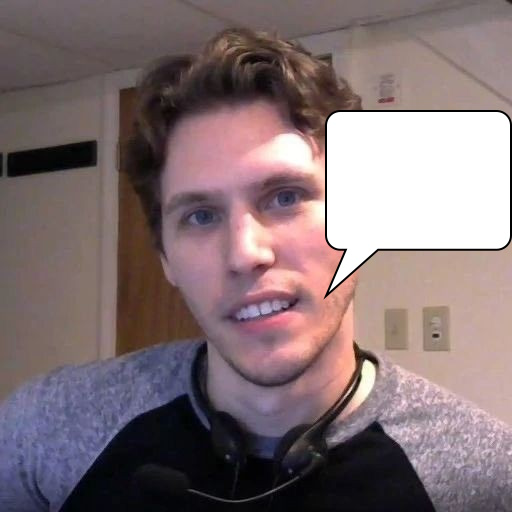
#> input picture JermaTemplate.jpg, 512 x 512 px; its folder holds only this picture in this run
$ python -i Main.py   (imports and definitions only)
#> lines starting #> are read from the running program, lines starting #| are printed output that depends on the picture
# Duncan Armstrong - 11/9/24 - Markov Chain Script
import os
import random
import tkinter as tk
from PIL import Image, ImageTk
from PIL import ImageDraw
from PIL import ImageFont
import textwrap


# [76 lines left out: functions get_source, build_model, generate_text, update_image, not called in this run]

# Resets all values
def resetValues():
    for entry in [x_pos_entry, y_pos_entry, font_size_entry, scale_entry, wrap_entry, min_length, max_length]:
        entry.delete(0, tk.END)


# Change the image and model based on the button pressed.
def change_image(which_image):
    global currentModel
    config = {
        1: ("jerma", "JermaTemplate.jpg", "Jerma", (337, 125, 10, 100, 20, 2, 5)),
        2: ("garf", "GarfTemplate.png", "Garfield", (370, 40, 10, 100, 20, 2, 5)),
        3: ("custom", "Custom.png", "Custom", (10, 378, 20, 100, 50, 2, 5))
    }
    if currentModel != config[which_image][0]:
        resetValues()
        x_pos_entry.insert(0, config[which_image][3][0])
        y_pos_entry.insert(0, config[which_image][3][1])
        font_size_entry.insert(0, config[which_image][3][2])
        scale_entry.insert(0, config[which_image][3][3])
        wrap_entry.insert(0, config[which_image][3][4])
        min_length.insert(0, config[which_image][3][5])
        max_length.insert(0, config[which_image][3][6])
        currentModel = config[which_image][0]
    update_image(config[which_image][1], config[which_image][2])

# Save the image to the output folder
def save_image():
    img.save(f"output/{currentModel} Says_{random.randrange(1, 5000)}.png")

# Load in default model and values
currentModel = "jerma"
# [2 lines not run here, left out]
# [1 line that did not run here, left out]
# [1 line that did not run here, left out]
# [1 line that did not run here, left out]
# [1 line not run here, left out]
# [1 line that did not run here, left out]
# [4 lines not run here, left out]
# [1 line that did not run here, left out]
# [4 lines not run here, left out]
# [1 line that did not run here, left out]
# [4 lines not run here, left out]
# [1 line that did not run here, left out]
# [4 lines not run here, left out]
# [1 line that did not run here, left out]
# [2 lines not run here, left out]

# [1 line that did not run here, left out]
# [3 lines not run here, left out]
# [1 line that did not run here, left out]
# [4 lines not run here, left out]
# [1 line that did not run here, left out]
# [4 lines not run here, left out]
# [1 line that did not run here, left out]
# [2 lines not run here, left out]

# [1 line that did not run here, left out]
# [1 line not run here, left out]

# [1 line that did not run here, left out]
# [1 line not run here, left out]

# [1 line that did not run here, left out]
# [1 line not run here, left out]

# [1 line that did not run here, left out]
# [1 line not run here, left out]

# [1 line that did not run here, left out]
# [1 line not run here, left out]

# [1 line that did not run here, left out]
# [3 lines not run here, left out]

>>> import cv2
>>> picture = cv2.imread('JermaTemplate.jpg', cv2.IMREAD_GRAYSCALE)
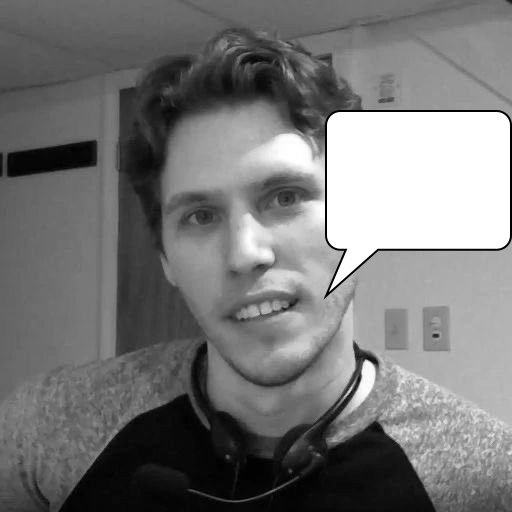
#> picture: shape (512, 512); min 0, max 255, mean 118.7
#> (the run stopped early here; a loop or call above may not have finished)
